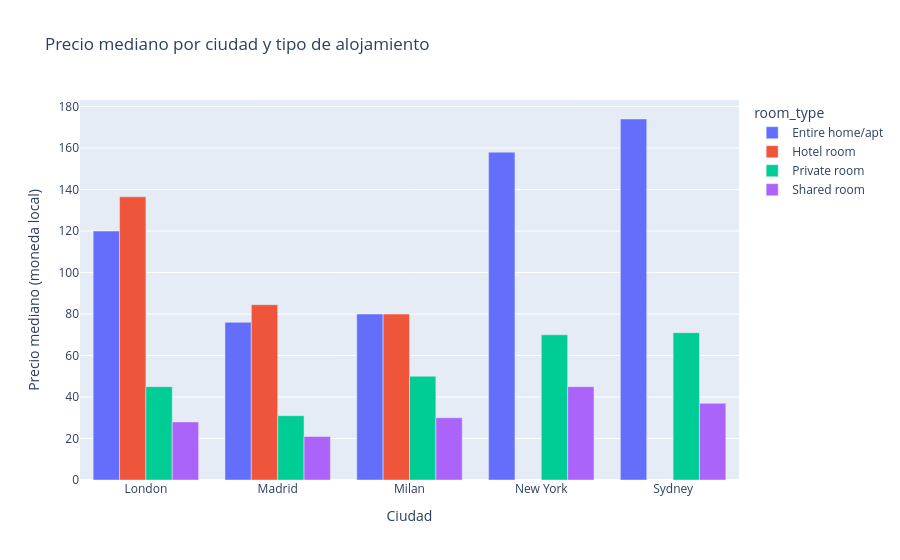

The notebook cell this image was saved under:
### Code cell
# Precio medio por ciudad y tipo de alojamiento
precio_pivot = df_clean.groupby(['city', 'room_type'])['price'].median().reset_index()

fig = px.bar(
    precio_pivot, x='city', y='price', color='room_type',
    barmode='group',
    title='Precio mediano por ciudad y tipo de alojamiento',
    labels={'price': 'Precio mediano (moneda local)', 'city': 'Ciudad'}
)
fig.show()

### Figure 1 — Plotly figure (JSON) as saved in the notebook; plotly's stock layout.template omitted (floating-point values rounded to 4 significant figures)
{"data": [{"alignmentgroup": "True", "hovertemplate": "room_type=Entire home/apt<br>Ciudad=%{x}<br>Precio mediano (moneda local)=%{y}<extra></extra>", "legendgroup": "Entire home/apt", "marker": {"color": "#636efa", "pattern": {"shape": ""}}, "name": "Entire home/apt", "offsetgroup": "Entire home/apt", "orientation": "v", "showlegend": true, "textposition": "auto", "type": "bar", "x": ["London", "Madrid", "Milan", "New York", "Sydney"], "xaxis": "x", "y": [120.0, 76.0, 80.0, 158.0, 174.0], "yaxis": "y"}, {"alignmentgroup": "True", "hovertemplate": "room_type=Hotel room<br>Ciudad=%{x}<br>Precio mediano (moneda local)=%{y}<extra></extra>", "legendgroup": "Hotel room", "marker": {"color": "#EF553B", "pattern": {"shape": ""}}, "name": "Hotel room", "offsetgroup": "Hotel room", "orientation": "v", "showlegend": true, "textposition": "auto", "type": "bar", "x": ["London", "Madrid", "Milan"], "xaxis": "x", "y": [136.5, 84.5, 80.0], "yaxis": "y"}, {"alignmentgroup": "True", "hovertemplate": "room_type=Private room<br>Ciudad=%{x}<br>Precio mediano (moneda local)=%{y}<extra></extra>", "legendgroup": "Private room", "marker": {"color": "#00cc96", "pattern": {"shape": ""}}, "name": "Private room", "offsetgroup": "Private room", "orientation": "v", "showlegend": true, "textposition": "auto", "type": "bar", "x": ["London", "Madrid", "Milan", "New York", "Sydney"], "xaxis": "x", "y": [45.0, 31.0, 50.0, 70.0, 71.0], "yaxis": "y"}, {"alignmentgroup": "True", "hovertemplate": "room_type=Shared room<br>Ciudad=%{x}<br>Precio mediano (moneda local)=%{y}<extra></extra>", "legendgroup": "Shared room", "marker": {"color": "#ab63fa", "pattern": {"shape": ""}}, "name": "Shared room", "offsetgroup": "Shared room", "orientation": "v", "showlegend": true, "textposition": "auto", "type": "bar", "x": ["London", "Madrid", "Milan", "New York", "Sydney"], "xaxis": "x", "y": [28.0, 21.0, 30.0, 45.0, 37.0], "yaxis": "y"}], "layout": {"barmode": "group", "legend": {"title": {"text": "room_type"}, "tracegroupgap": 0}, "title": {"text": "Precio mediano por ciudad y tipo de alojamiento"}, "xaxis": {"anchor": "y", "domain": [0, 1], "title": {"text": "Ciudad"}}, "yaxis": {"anchor": "x", "domain": [0, 1], "title": {"text": "Precio mediano (moneda local)"}}}}
